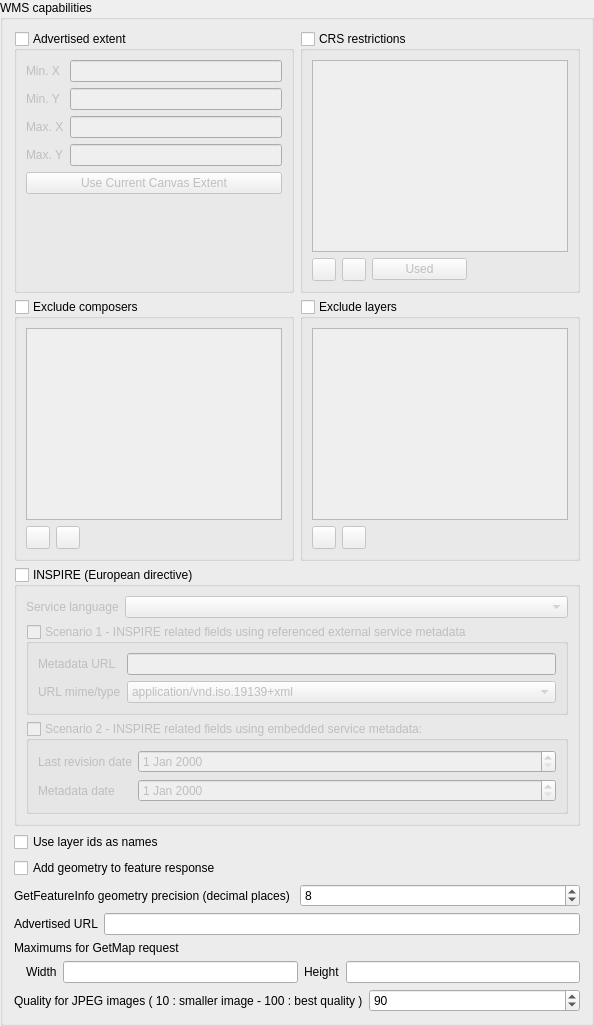
                <widget class="QgsCollapsibleGroupBox" name="grpWMSCapabilities">
                 <property name="title">
                  <string>WMS capabilities</string>
                 </property>
                 <property name="syncGroup" stdset="0">
                  <string notr="true">projowsserver</string>
                 </property>
                 <layout class="QGridLayout" name="gridLayout_13">
                  <item row="1" column="0">
                   <widget class="QgsCollapsibleGroupBox" name="grpWMSExt">
                    <property name="title">
                     <string>Advertised extent</string>
                    </property>
                    <property name="checkable">
                     <bool>true</bool>
                    </property>
                    <property name="checked">
                     <bool>false</bool>
                    </property>
                    <property name="collapsed" stdset="0">
                     <bool>false</bool>
                    </property>
                    <property name="saveCollapsedState" stdset="0">
                     <bool>true</bool>
                    </property>
                    <layout class="QGridLayout" name="gridLayout_4">
                     <item row="0" column="0">
                      <widget class="QLabel" name="label_16">
                       <property name="text">
                        <string>Min. X</string>
                       </property>
                       <property name="buddy">
                        <cstring>mWMSExtMinX</cstring>
                       </property>
                      </widget>
                     </item>
                     <item row="0" column="1">
                      <widget class="QLineEdit" name="mWMSExtMinX">
                       <property name="text">
                        <string/>
                       </property>
                      </widget>
                     </item>
                     <item row="1" column="0">
                      <widget class="QLabel" name="label_17">
                       <property name="text">
                        <string>Min. Y</string>
                       </property>
                       <property name="buddy">
                        <cstring>mWMSExtMinY</cstring>
                       </property>
                      </widget>
                     </item>
                     <item row="1" column="1">
                      <widget class="QLineEdit" name="mWMSExtMinY">
                       <property name="text">
                        <string/>
                       </property>
                      </widget>
                     </item>
                     <item row="2" column="0">
                      <widget class="QLabel" name="label_18">
                       <property name="text">
                        <string>Max. X</string>
                       </property>
                       <property name="buddy">
                        <cstring>mWMSExtMaxX</cstring>
                       </property>
                      </widget>
                     </item>
                     <item row="2" column="1">
                      <widget class="QLineEdit" name="mWMSExtMaxX">
                       <property name="text">
                        <string/>
                       </property>
                      </widget>
                     </item>
                     <item row="3" column="0">
                      <widget class="QLabel" name="label_19">
                       <property name="text">
                        <string>Max. Y</string>
                       </property>
                       <property name="buddy">
                        <cstring>mWMSExtMaxY</cstring>
                       </property>
                      </widget>
                     </item>
                     <item row="3" column="1">
                      <widget class="QLineEdit" name="mWMSExtMaxY">
                       <property name="text">
                        <string/>
                       </property>
                      </widget>
                     </item>
                     <item row="4" column="0" colspan="2">
                      <widget class="QPushButton" name="pbnWMSExtCanvas">
                       <property name="text">
                        <string>Use Current Canvas Extent</string>
                       </property>
                      </widget>
                     </item>
                     <item row="5" column="0" colspan="2">
                      <spacer name="verticalSpacer_3">
                       <property name="orientation">
                        <enum>Qt::Vertical</enum>
                       </property>
                       <property name="sizeHint" stdset="0">
                        <size>
                         <width>20</width>
                         <height>40</height>
                        </size>
                       </property>
                      </spacer>
                     </item>
                    </layout>
                   </widget>
                  </item>
                  <item row="2" column="0">
                   <widget class="QgsCollapsibleGroupBox" name="mWMSComposerGroupBox">
                    <property name="title">
                     <string>Exclude composers</string>
                    </property>
                    <property name="checkable">
                     <bool>true</bool>
                    </property>
                    <property name="checked">
                     <bool>false</bool>
                    </property>
                    <property name="collapsed" stdset="0">
                     <bool>false</bool>
                    </property>
                    <property name="saveCollapsedState" stdset="0">
                     <bool>true</bool>
                    </property>
                    <layout class="QGridLayout" name="gridLayout_10">
                     <item row="0" column="0" colspan="3">
                      <widget class="QListWidget" name="mComposerListWidget"/>
                     </item>
                     <item row="1" column="0">
                      <widget class="QToolButton" name="mAddWMSComposerButton">
                       <property name="text">
                        <string/>
                       </property>
                       <property name="icon">
                        <iconset>
                         <normaloff>:/images/themes/default/symbologyAdd.svg</normaloff>:/images/themes/default/symbologyAdd.svg</iconset>
                       </property>
                      </widget>
                     </item>
                     <item row="1" column="1">
                      <widget class="QToolButton" name="mRemoveWMSComposerButton">
                       <property name="text">
                        <string/>
                       </property>
                       <property name="icon">
                        <iconset>
                         <normaloff>:/images/themes/default/symbologyRemove.svg</normaloff>:/images/themes/default/symbologyRemove.svg</iconset>
                       </property>
                      </widget>
                     </item>
                     <item row="1" column="2">
                      <spacer name="horizontalSpacer_2">
                       <property name="orientation">
                        <enum>Qt::Horizontal</enum>
                       </property>
                       <property name="sizeHint" stdset="0">
                        <size>
                         <width>0</width>
                         <height>20</height>
                        </size>
                       </property>
                      </spacer>
                     </item>
                    </layout>
                   </widget>
                  </item>
                  <item row="2" column="1">
                   <widget class="QgsCollapsibleGroupBox" name="mLayerRestrictionsGroupBox">
                    <property name="title">
                     <string>Exclude layers</string>
                    </property>
                    <property name="checkable">
                     <bool>true</bool>
                    </property>
                    <property name="checked">
                     <bool>false</bool>
                    </property>
                    <property name="collapsed" stdset="0">
                     <bool>false</bool>
                    </property>
                    <property name="saveCollapsedState" stdset="0">
                     <bool>true</bool>
                    </property>
                    <layout class="QGridLayout" name="gridLayout">
                     <item row="0" column="0" colspan="3">
                      <widget class="QListWidget" name="mLayerRestrictionsListWidget"/>
                     </item>
                     <item row="1" column="0">
                      <widget class="QToolButton" name="mAddLayerRestrictionButton">
                       <property name="text">
                        <string/>
                       </property>
                       <property name="icon">
                        <iconset>
                         <normaloff>:/images/themes/default/symbologyAdd.svg</normaloff>:/images/themes/default/symbologyAdd.svg</iconset>
                       </property>
                      </widget>
                     </item>
                     <item row="1" column="1">
                      <widget class="QToolButton" name="mRemoveLayerRestrictionButton">
                       <property name="text">
                        <string/>
                       </property>
                       <property name="icon">
                        <iconset>
                         <normaloff>:/images/themes/default/symbologyRemove.svg</normaloff>:/images/themes/default/symbologyRemove.svg</iconset>
                       </property>
                      </widget>
                     </item>
                     <item row="1" column="2">
                      <spacer name="horizontalSpacer_3">
                       <property name="orientation">
                        <enum>Qt::Horizontal</enum>
                       </property>
                       <property name="sizeHint" stdset="0">
                        <size>
                         <width>0</width>
                         <height>20</height>
                        </size>
                       </property>
                      </spacer>
                     </item>
                    </layout>
                   </widget>
                  </item>
                  <item row="1" column="1">
                   <widget class="QgsCollapsibleGroupBox" name="grpWMSList">
                    <property name="title">
                     <string>CRS restrictions</string>
                    </property>
                    <property name="checkable">
                     <bool>true</bool>
                    </property>
                    <property name="checked">
                     <bool>false</bool>
                    </property>
                    <property name="collapsed" stdset="0">
                     <bool>false</bool>
                    </property>
                    <property name="saveCollapsedState" stdset="0">
                     <bool>true</bool>
                    </property>
                    <layout class="QGridLayout" name="gridLayout_5">
                     <item row="1" column="0">
                      <widget class="QToolButton" name="pbnWMSAddSRS">
                       <property name="icon">
                        <iconset>
                         <normaloff>:/images/themes/default/symbologyAdd.svg</normaloff>:/images/themes/default/symbologyAdd.svg</iconset>
                       </property>
                      </widget>
                     </item>
                     <item row="0" column="0" colspan="4">
                      <widget class="QListWidget" name="mWMSList"/>
                     </item>
                     <item row="1" column="2">
                      <widget class="QPushButton" name="pbnWMSSetUsedSRS">
                       <property name="text">
                        <string>Used</string>
                       </property>
                      </widget>
                     </item>
                     <item row="1" column="1">
                      <widget class="QToolButton" name="pbnWMSRemoveSRS">
                       <property name="icon">
                        <iconset>
                         <normaloff>:/images/themes/default/symbologyRemove.svg</normaloff>:/images/themes/default/symbologyRemove.svg</iconset>
                       </property>
                      </widget>
                     </item>
                    </layout>
                   </widget>
                  </item>
                  <item row="5" column="0">
                   <widget class="QCheckBox" name="mWmsUseLayerIDs">
                    <property name="text">
                     <string>Use layer ids as names</string>
                    </property>
                   </widget>
                  </item>
                  <item row="10" column="0" colspan="2">
                   <layout class="QHBoxLayout" name="horizontalLayout_10">
                    <item>
                     <widget class="QLabel" name="mWMSImageQualityLabel">
                      <property name="text">
                       <string>Quality for JPEG images ( 10 : smaller image - 100 : best quality )</string>
                      </property>
                     </widget>
                    </item>
                    <item>
                     <widget class="QSpinBox" name="mWMSImageQualitySpinBox">
                      <property name="minimum">
                       <number>10</number>
                      </property>
                      <property name="maximum">
                       <number>100</number>
                      </property>
                      <property name="singleStep">
                       <number>5</number>
                      </property>
                      <property name="value">
                       <number>90</number>
                      </property>
                     </widget>
                    </item>
                   </layout>
                  </item>
                  <item row="6" column="0">
                   <widget class="QCheckBox" name="mAddWktGeometryCheckBox">
                    <property name="text">
                     <string>Add geometry to feature response</string>
                    </property>
                   </widget>
                  </item>
                  <item row="9" column="0" colspan="2">
                   <layout class="QGridLayout" name="gridLayout_3">
                    <item row="1" column="1">
                     <widget class="QLabel" name="mMaxWidthLabel">
                      <property name="text">
                       <string>Width</string>
                      </property>
                     </widget>
                    </item>
                    <item row="1" column="0">
                     <spacer name="horizontalSpacer_6">
                      <property name="orientation">
                       <enum>Qt::Horizontal</enum>
                      </property>
                      <property name="sizeType">
                       <enum>QSizePolicy::Fixed</enum>
                      </property>
                      <property name="sizeHint" stdset="0">
                       <size>
                        <width>6</width>
                        <height>20</height>
                       </size>
                      </property>
                     </spacer>
                    </item>
                    <item row="1" column="4">
                     <widget class="QLineEdit" name="mMaxHeightLineEdit"/>
                    </item>
                    <item row="1" column="2">
                     <widget class="QLineEdit" name="mMaxWidthLineEdit"/>
                    </item>
                    <item row="1" column="3">
                     <widget class="QLabel" name="mMaxHeightLabel">
                      <property name="text">
                       <string>Height</string>
                      </property>
                     </widget>
                    </item>
                    <item row="0" column="0" colspan="5">
                     <widget class="QLabel" name="label_21">
                      <property name="text">
                       <string>Maximums for GetMap request</string>
                      </property>
                     </widget>
                    </item>
                   </layout>
                  </item>
                  <item row="7" column="0" colspan="2">
                   <layout class="QHBoxLayout" name="grpWMSPrecision">
                    <item>
                     <widget class="QLabel" name="label_5">
                      <property name="text">
                       <string>GetFeatureInfo geometry precision (decimal places)</string>
                      </property>
                     </widget>
                    </item>
                    <item>
                     <widget class="QSpinBox" name="mWMSPrecisionSpinBox">
                      <property name="minimum">
                       <number>1</number>
                      </property>
                      <property name="maximum">
                       <number>17</number>
                      </property>
                      <property name="value">
                       <number>8</number>
                      </property>
                     </widget>
                    </item>
                   </layout>
                  </item>
                  <item row="8" column="0" colspan="2">
                   <layout class="QHBoxLayout" name="horizontalLayout_2">
                    <item>
                     <widget class="QLabel" name="mWMSUrlLabel">
                      <property name="text">
                       <string>Advertised URL</string>
                      </property>
                     </widget>
                    </item>
                    <item>
                     <widget class="QLineEdit" name="mWMSUrlLineEdit"/>
                    </item>
                   </layout>
                  </item>
                  <item row="4" column="0" colspan="2">
                   <widget class="QgsCollapsibleGroupBox" name="mWMSInspire">
                    <property name="title">
                     <string>INSPIRE (European directive)</string>
                    </property>
                    <property name="checkable">
                     <bool>true</bool>
                    </property>
                    <property name="checked">
                     <bool>false</bool>
                    </property>
                    <layout class="QGridLayout" name="gridLayout_14">
                     <item row="0" column="1">
                      <widget class="QComboBox" name="mWMSInspireLanguage">
                       <property name="sizePolicy">
                        <sizepolicy hsizetype="Expanding" vsizetype="Fixed">
                         <horstretch>0</horstretch>
                         <verstretch>0</verstretch>
                        </sizepolicy>
                       </property>
                      </widget>
                     </item>
                     <item row="0" column="0">
                      <widget class="QLabel" name="label_7">
                       <property name="text">
                        <string>Service language</string>
                       </property>
                      </widget>
                     </item>
                     <item row="4" column="0" colspan="2">
                      <widget class="QGroupBox" name="mWMSInspireScenario2">
                       <property name="title">
                        <string>Scenario 2 - INSPIRE related fields using embedded service metadata:</string>
                       </property>
                       <property name="checkable">
                        <bool>true</bool>
                       </property>
                       <property name="checked">
                        <bool>false</bool>
                       </property>
                       <layout class="QGridLayout" name="gridLayout_17">
                        <item row="0" column="1">
                         <widget class="QDateEdit" name="mWMSInspireTemporalReference">
                          <property name="sizePolicy">
                           <sizepolicy hsizetype="Expanding" vsizetype="Fixed">
                            <horstretch>0</horstretch>
                            <verstretch>0</verstretch>
                           </sizepolicy>
                          </property>
                         </widget>
                        </item>
                        <item row="1" column="0">
                         <widget class="QLabel" name="label_23">
                          <property name="text">
                           <string>Metadata date</string>
                          </property>
                         </widget>
                        </item>
                        <item row="1" column="1">
                         <widget class="QDateEdit" name="mWMSInspireMetadataDate">
                          <property name="sizePolicy">
                           <sizepolicy hsizetype="Expanding" vsizetype="Fixed">
                            <horstretch>0</horstretch>
                            <verstretch>0</verstretch>
                           </sizepolicy>
                          </property>
                         </widget>
                        </item>
                        <item row="0" column="0">
                         <widget class="QLabel" name="label_22">
                          <property name="text">
                           <string>Last revision date</string>
                          </property>
                         </widget>
                        </item>
                       </layout>
                      </widget>
                     </item>
                     <item row="3" column="0" colspan="2">
                      <widget class="QGroupBox" name="mWMSInspireScenario1">
                       <property name="title">
                        <string>Scenario 1 - INSPIRE related fields using referenced external service metadata</string>
                       </property>
                       <property name="checkable">
                        <bool>true</bool>
                       </property>
                       <property name="checked">
                        <bool>false</bool>
                       </property>
                       <layout class="QGridLayout" name="gridLayout_15">
                        <item row="0" column="1">
                         <widget class="QLineEdit" name="mWMSInspireMetadataUrl"/>
                        </item>
                        <item row="0" column="0">
                         <widget class="QLabel" name="label_8">
                          <property name="text">
                           <string>Metadata URL</string>
                          </property>
                         </widget>
                        </item>
                        <item row="1" column="1">
                         <widget class="QComboBox" name="mWMSInspireMetadataUrlType">
                          <item>
                           <property name="text">
                            <string>application/vnd.iso.19139+xml</string>
                           </property>
                          </item>
                          <item>
                           <property name="text">
                            <string>application/vnd.ogc.csw.GetRecordByIdResponse_xml</string>
                           </property>
                          </item>
                          <item>
                           <property name="text">
                            <string>application/vnd.ogc.csw_xml</string>
                           </property>
                          </item>
                         </widget>
                        </item>
                        <item row="1" column="0">
                         <widget class="QLabel" name="label_24">
                          <property name="text">
                           <string>URL mime/type</string>
                          </property>
                         </widget>
                        </item>
                       </layout>
                      </widget>
                     </item>
                    </layout>
                   </widget>
                  </item>
                 </layout>
                </widget>
